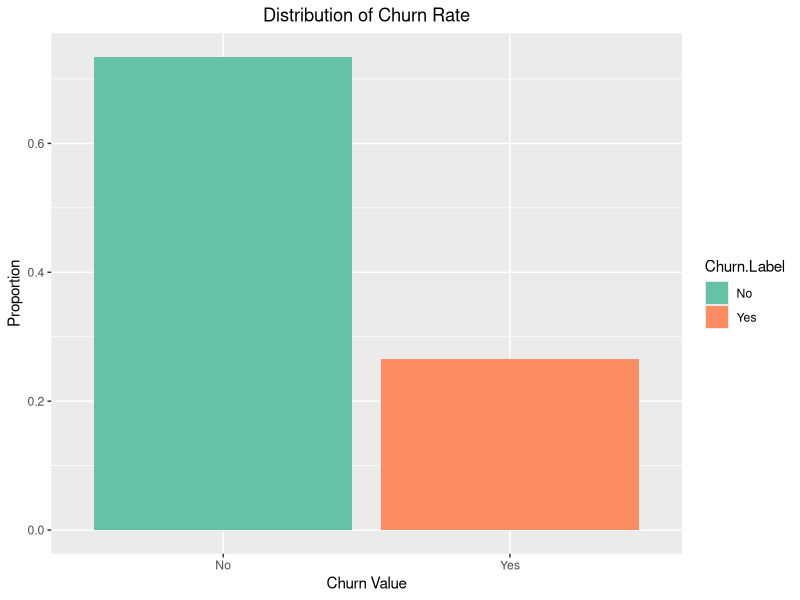
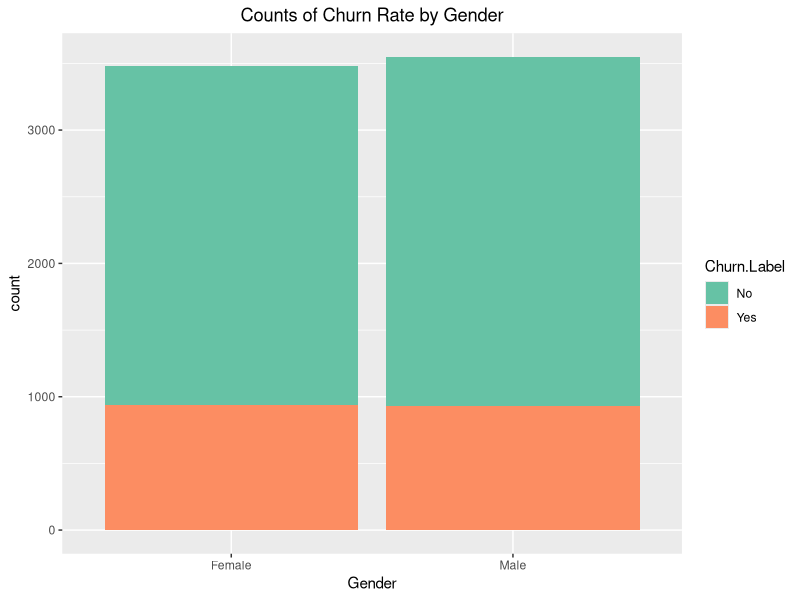
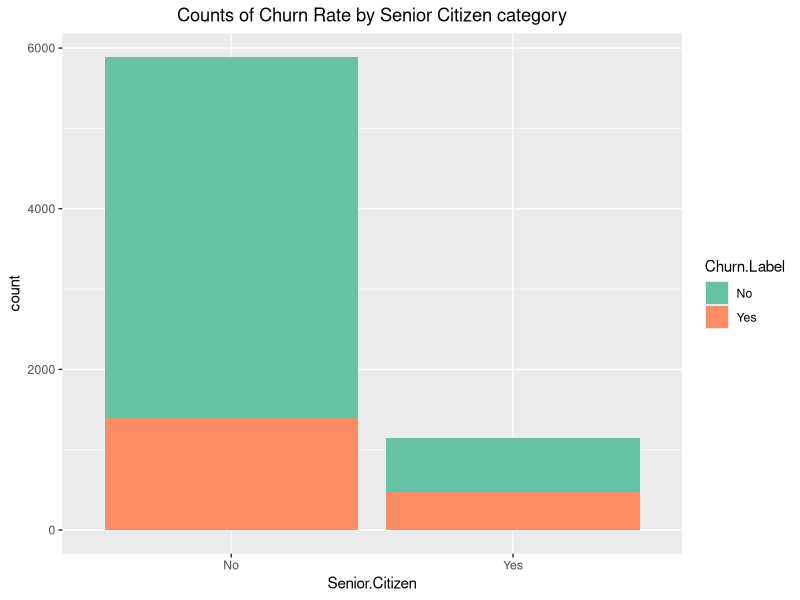
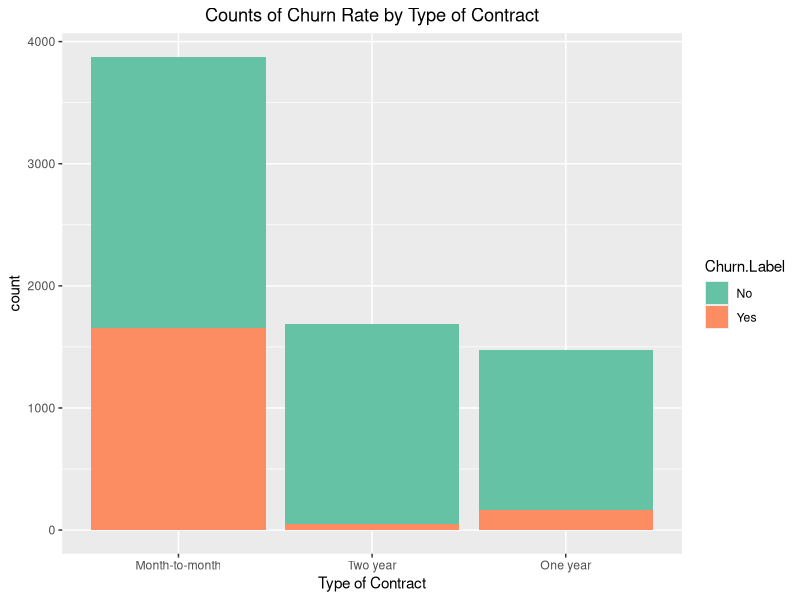
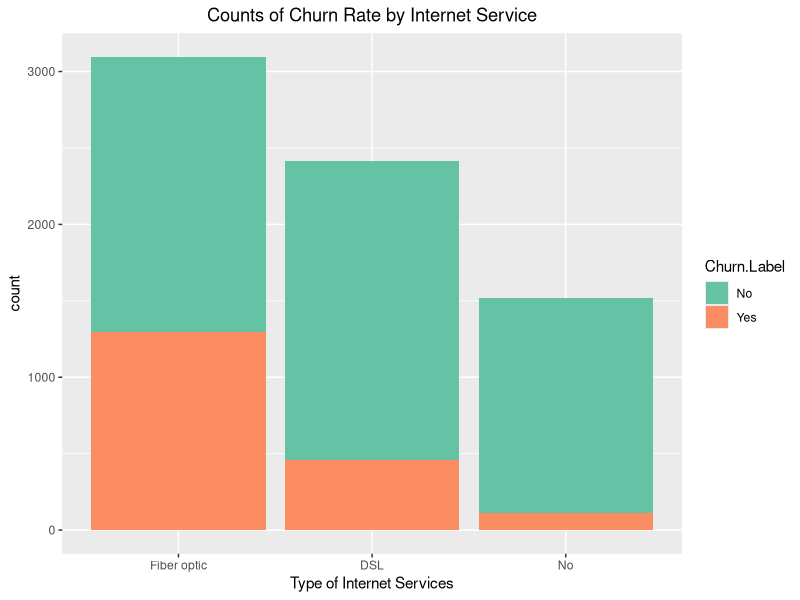
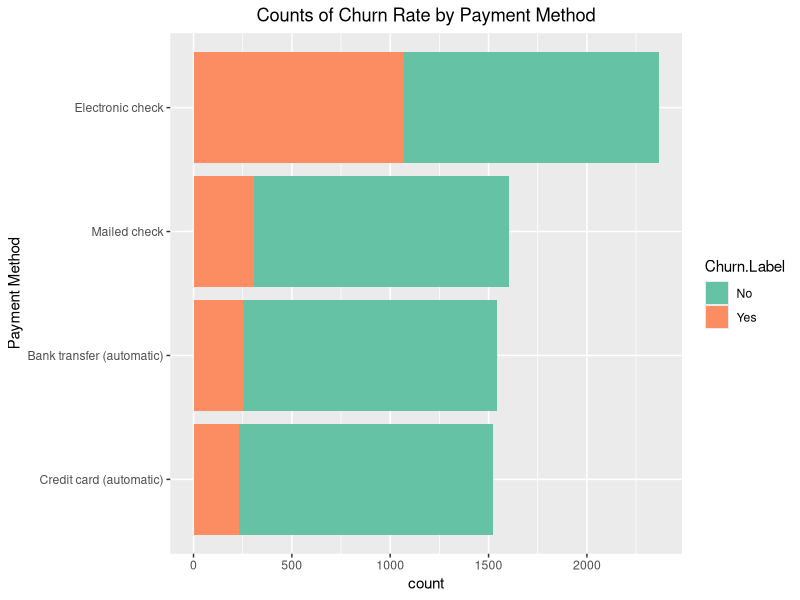
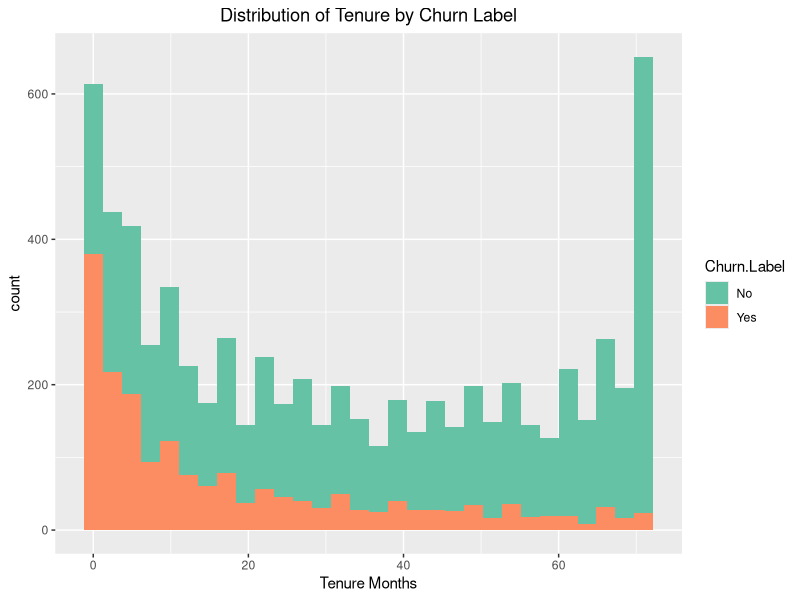
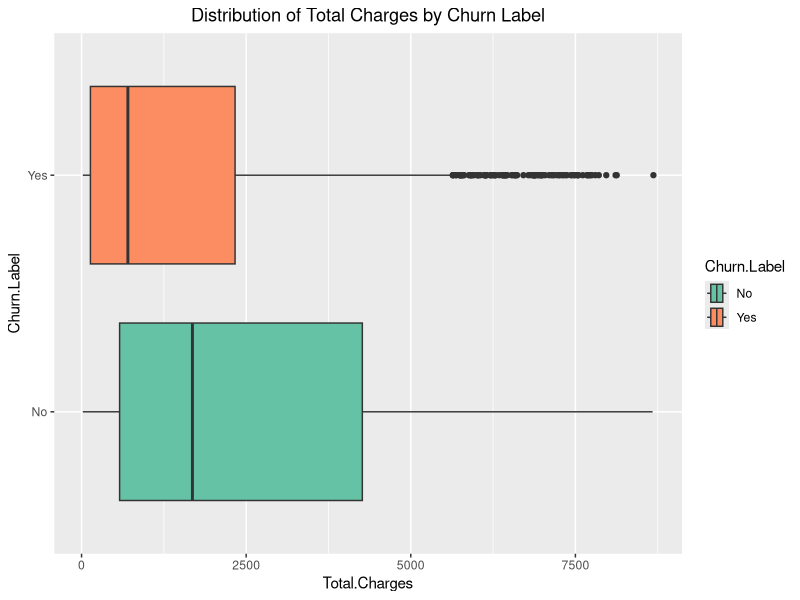

The R script that drew these images, in order:
## ---- chunk 1
knitr::opts_chunk$set(echo = TRUE)
## ---- chunk 2
# import libraries
library(ggplot2)
library(dplyr)
## ---- chunk 3
#import data
initial_data<- read.csv("Telco_customer_churn.csv")
head(initial_data)
## ---- chunk 4
# Look at the makeup of the data
str(initial_data)
# 7043 rows and 33 columns 
# target variable: Churn Label / Churn Value
## ---- chunk 5
# count the target variable
initial_data %>%
  group_by(Churn.Value) %>%
  summarise(count = n(), 
            percentage = paste0(round(count/nrow(initial_data)*100,0),"%"),
            .groups="drop")
## ---- chunk 6
# check for missing values
colSums(is.na(initial_data))
#can see that total charges has 11 observations missing
## ---- chunk 7
# shows the rows in which total charges is NA
missing_val<- initial_data[is.na(initial_data$Total.Charges),]
missing_val
# these missing values are when churn = 0 so they are staying with the company
## ---- chunk 8
# dropping the NA values, would not contribute much in our findings as we have about 73% of the data that is not churn (churn = 0)
data<- na.omit(initial_data)
colSums(is.na(data))
## ---- chunk 9
# changing the value of the variables to do some analysis on
# data$Churn.Value<- as.factor(data$Churn.Value)
# data$Gender[data$Gender=="Male"]<- 0
# data$Gender[data$Gender=="Female"]<- 1
# str(data)
## ---- chunk 10
# distribution of target variable -> maybe do a pie chart instead?
data %>% 
  ggplot(aes(x = Churn.Label, fill = Churn.Label))+
  geom_bar(aes(y = after_stat(count)/sum(after_stat(count))))+
  ylab("Proportion")+
  xlab("Churn Value")+
  ggtitle("Distribution of Churn Rate")+
  theme(plot.title = element_text(hjust = 0.5))+ # centers the title
  scale_fill_brewer(palette = "Set2")

## ---- chunk 11
data %>% 
  group_by(Gender, Churn.Label) %>% 
  summarise(count = n(),
            .groups = "drop") %>% 
  mutate(prop = paste0(round(count/sum(count)*100, 0), '%')) %>% 
  ggplot(aes(x = Gender, y = count, fill = Churn.Label)) +
  geom_col(position = "stack") +
 # geom_text(aes(label = prop), vjust = 1, size = 3) +
  ggtitle("Counts of Churn Rate by Gender")+
  theme(plot.title = element_text(hjust = 0.5))+ # centers the title
  scale_fill_brewer(palette = "Set2")

# There are similar numbers of customers by gender, with each having similar proportions that leave versus remaining with the company
## ---- chunk 12
# distribution by senior for churn rate
data %>% 
  group_by(Senior.Citizen, Churn.Label) %>% 
  summarise(count = n(),
            .groups = "drop") %>% 
  mutate(prop = paste0(round(count/sum(count)*100, 0), '%')) %>% 
  ggplot(aes(x = Senior.Citizen, y = count, fill = Churn.Label)) +
  geom_col(position = "stack") +
 # geom_text(aes(label = prop), vjust = 1, size = 3) +
  ggtitle("Counts of Churn Rate by Senior Citizen category")+
  theme(plot.title = element_text(hjust = 0.5))+ # centers the title
  scale_fill_brewer(palette = "Set2")

#The majority of customers are not senior citizens, but those that are have a higher likelihood to leave
## ---- chunk 13
data %>% 
  group_by(Contract, Churn.Label) %>% 
  summarise(count = n(),
            .groups = "drop") %>% 
  mutate(prop = paste0(round(count/sum(count)*100, 0), '%')) %>% 
  ggplot(aes(x = reorder(Contract, -count), y = count, fill = Churn.Label)) +
  geom_col(position = "stack") +
  #geom_text(aes(label = prop), vjust = 1, size = 3) +
  ggtitle("Counts of Churn Rate by Type of Contract")+
  theme(plot.title = element_text(hjust = 0.5))+ # centers the title
  scale_fill_brewer(palette = "Set2")+
  xlab("Type of Contract")

# this distribution shows that there are more people leaving the company with a contract that is month-to month vs those that are fixed for one or two years. This makes sense because they are paying buy however many months they want the service for.
## ---- chunk 14
data %>% 
  group_by(Internet.Service, Churn.Label) %>% 
  summarise(count = n(),
            .groups = "drop") %>% 
  mutate(prop = paste0(round(count/sum(count)*100, 0), '%')) %>% 
  ggplot(aes(x = reorder(Internet.Service, -count), y = count, fill = Churn.Label)) +
  geom_col(position = "stack") +
 # geom_text(aes(label = prop), vjust = 1, size = 3) +
  ggtitle("Counts of Churn Rate by Internet Service") +
  theme(plot.title = element_text(hjust = 0.5))+ # centers the title
  scale_fill_brewer(palette = "Set2")+
  xlab("Type of Internet Services")

#Most customers have Fibre Optic internet services, but this category also has the largest proportion of customers that leave the company
## ---- chunk 15
data %>% 
  group_by(Payment.Method, Churn.Label) %>% 
  summarise(count = n(),
            .groups = "drop") %>% 
  mutate(prop = paste0(round(count/sum(count)*100, 0), '%')) %>% 
  ggplot(aes(x = reorder(Payment.Method, count), y = count, fill = Churn.Label)) +
  geom_col(position = "stack") +
 # geom_text(aes(label = prop), vjust = 1, size = 3) +
  ggtitle("Counts of Churn Rate by Payment Method")+
  theme(plot.title = element_text(hjust = 0.5))+ # centers the title
  scale_fill_brewer(palette = "Set2")+
  xlab("Payment Method")+
  coord_flip()


# Based on these results the majority of customers choose to pay by electronic cheque. However, this also leads to higher likelihood of customer loss.
## ---- chunk 16
# plots for continuous variables

data %>%
  ggplot(aes(x = Tenure.Months, fill = Churn.Label))+
  geom_histogram(bins = 30)+
  ggtitle("Distribution of Tenure by Churn Label")+
  theme(plot.title = element_text(hjust = 0.5))+ # centers the title
  scale_fill_brewer(palette = "Set2")+
  xlab("Tenure Months")

# Customers who have been with the company for a shorter period of time are more likely to leave, with a median of 10 months.

## ---- chunk 17
data %>%
  ggplot(aes(x = Total.Charges, y = Churn.Label, fill = Churn.Label))+
  geom_boxplot()+
  ggtitle("Distribution of Total Charges by Churn Label")+
  theme(plot.title = element_text(hjust = 0.5))+ # centers the title
  scale_fill_brewer(palette = "Set2")

# Although there are more outliers, it appears that customers who left the company had a lower median total charge than those who remained with the company. This may indicate that cost alone may not be the motivating factor that causes customers to leave.

## ---- chunk 18
# reason for leaving

data %>% 
  filter(Churn.Value == 1) %>% 
  group_by(Churn.Reason) %>% 
  summarise(count = n(),
           .groups = 'drop') %>% 
  mutate(perc =paste0(round(count / sum(count)*100, 0),'%')) %>% 
  arrange(desc(count))

# About 10% of the customers who left, did so due to price or charges
## ---- chunk 19
# need to drop specific columns 
# (do we need both churn value and churn label?), lat long (we have the latitude and longitude separated) , state (all California), Country (all in the United States)
newdata<- select(data, -c(Lat.Long, State, Country, Churn.Value, Count, CLTV, Churn.Score))
head(newdata)

# data that won't be available for why they left (can't use for prediction) 
## ---- chunk 20
# rename the columns
newdata %>%
  rename(ZipCode = Zip.Code,
         SeniorCitizen = Senior.Citizen,
         TenureMonths = Tenure.Months,
         PhoneService = Phone.Service,
         MultipleLines = Multiple.Lines,
         InternetService = Internet.Service,
         OnlineSecurity = Online.Security,
         OnlineBackup = Online.Backup,
         DeviceProtection = Device.Protection,
         TechSupport = Tech.Support,
         StreamingTV = Streaming.TV,
         StreamingMovies = Streaming.Movies,
         PaperlessBilling = Paperless.Billing,
         PaymentMethod = Payment.Method,
         MonthlyCharges = Monthly.Charges,
         TotalCharges = Total.Charges,
         ChurnLabel = Churn.Label,
         ChurnReason = Churn.Reason)

